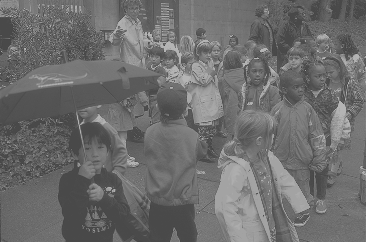
#> input picture lab4/kids.tif, 366 x 242 px
$ python stretching.py
#> lines starting #> are read from the running program, lines starting #| are printed output that depends on the picture
#> further down, im is the input picture: PIL image 366x242 L; min 70, max 180, mean 108.6
from matplotlib import pyplot as plt
import numpy as np
from PIL import Image
from matplotlib import cm

gray = cm.get_cmap("gray", 256)

def stretch(input, T1, T2):
#> called with T1 = 70, T2 = 180
    output = np.zeros(input.shape)
    mask = np.bitwise_and((T1 < input), (input < T2))
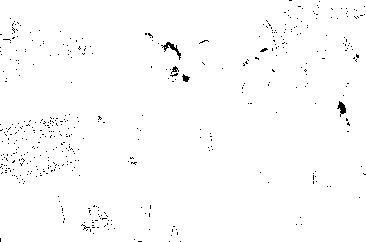
#> mask: shape (242, 366) bool; 98.9% white; black in thin lines or dots
    output[mask] = (input[mask] - T1) / (T2 - T1) * 255
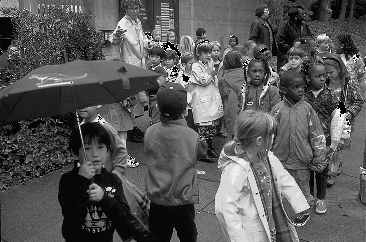
#> output: shape (242, 366) float64; min 0, max 252.7, mean 88.4
    output[input > T2] = 255
    return np.uint8(output)


im = Image.open("kids.tif")
x = np.array(im)
Y = stretch(x, 70, 180)

plt.imshow(x, cmap=gray)
plt.show()
plt.imshow(Y, cmap=gray)
plt.show()

plt.hist(x.flatten(), bins = np.linspace(0, 255, 256))
plt.show()
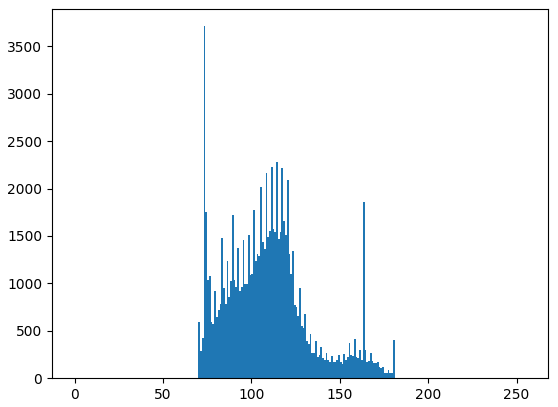
#> figure drawn by matplotlib, 1 panel; tallest bar 3712 high, from x = 73 to 74
plt.hist(Y.flatten(), bins = np.linspace(0, 255, 256))
plt.show()
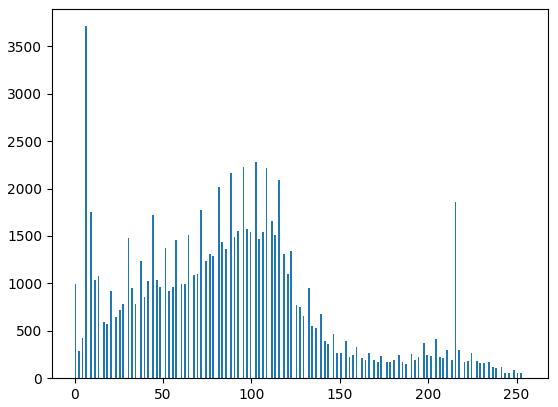
#> figure drawn by matplotlib, 1 panel; tallest bar 3712 high, from x = 6 to 7
